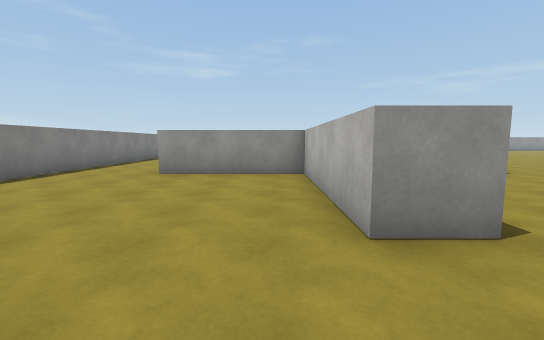
[1] (above)

24 first-person views from a walk through a 3-D level made in the Unity game engine. The camera is 1.5 m above the floor, tilts 6° down and sees 90° across. The floor is counted in squares, 2 m on a side. Each view is taken from the middle of a square. On the plan, view 1 faces up. The plan holds only what a view shows up to about 10 squares ahead; the rest is blank. The place goes on beyond the plan. Surface patterns are stand-ins for the level's own textures.

[2]
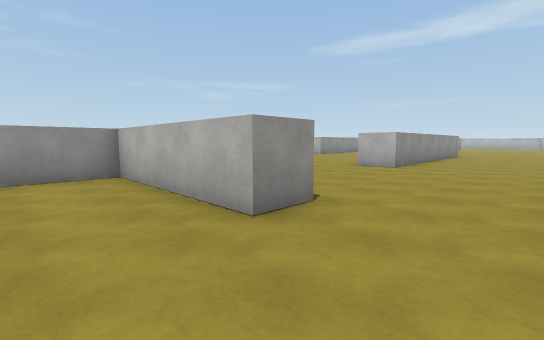

[3]
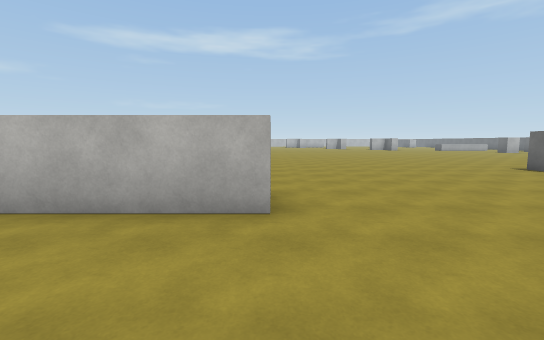

[4]
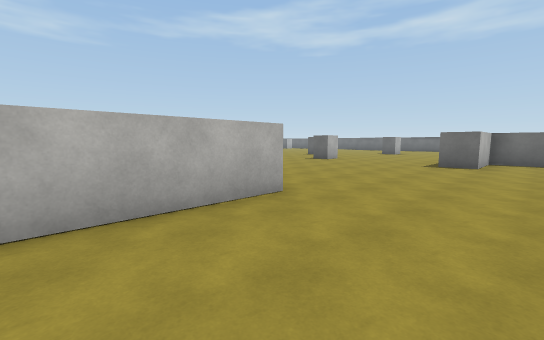

[5]
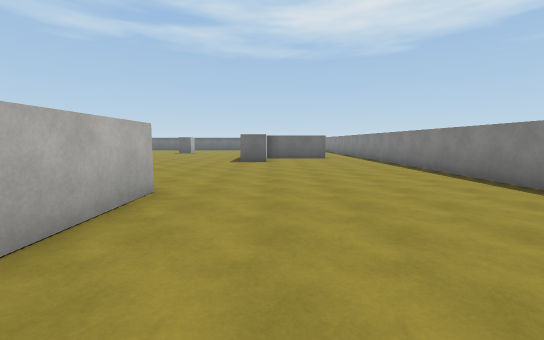

[6]
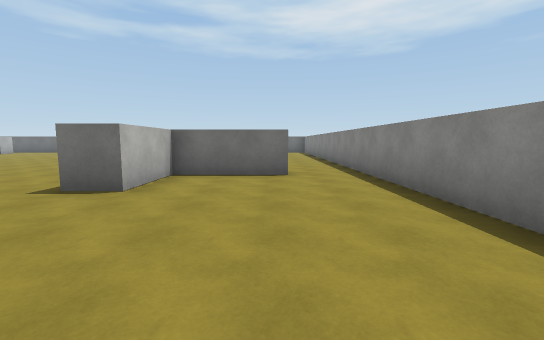

[7]
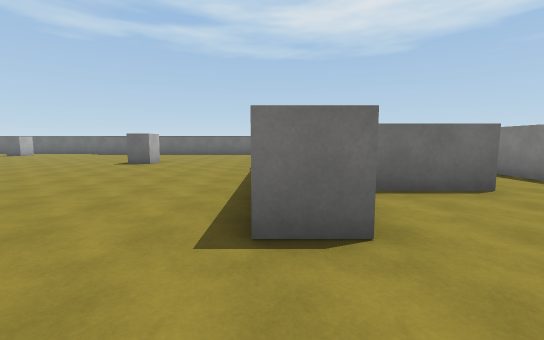

[8]
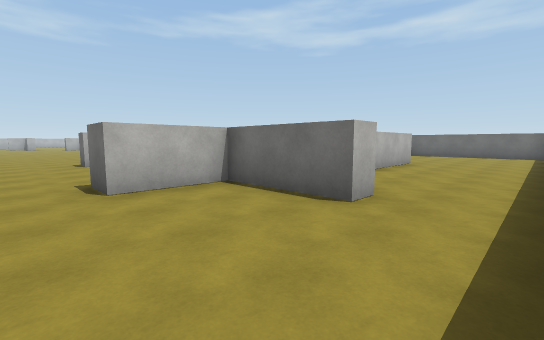

[9]
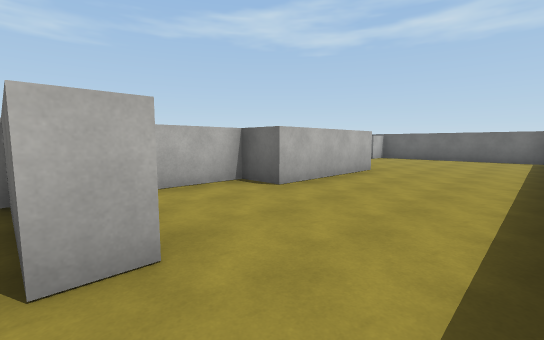

[10]
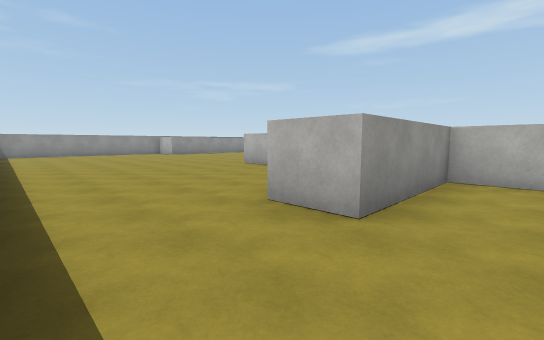

[11]
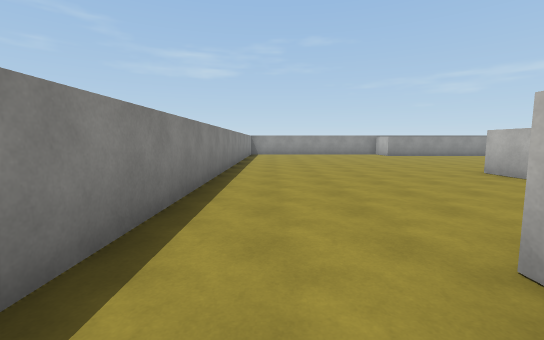

[12]
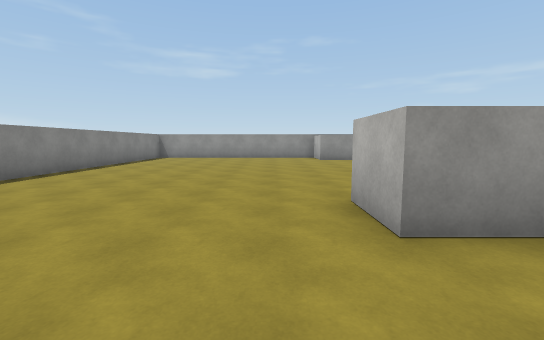

[13]
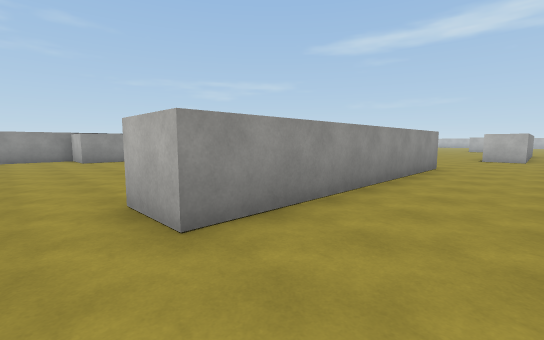

[14]
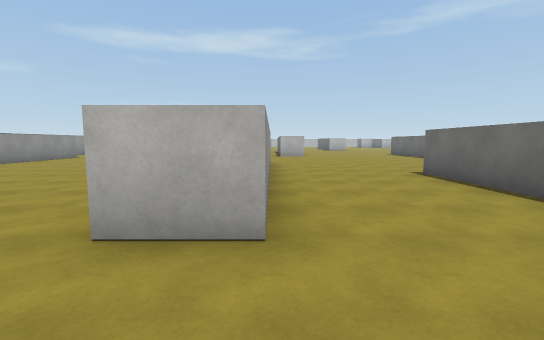

[15]
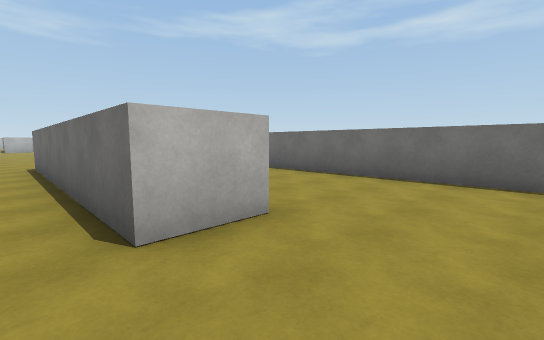

[16]
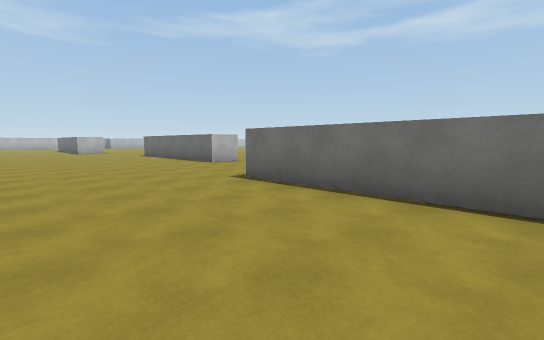

[17]
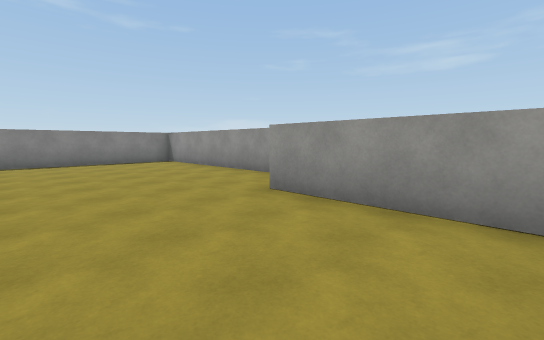

[18]
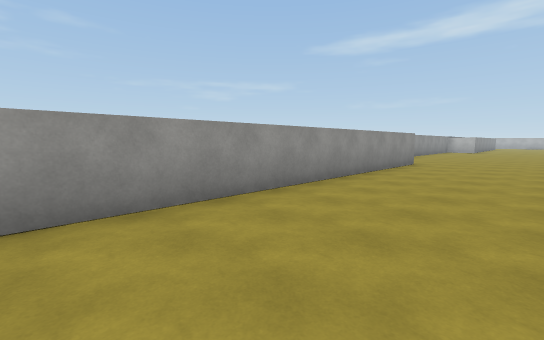

[19]
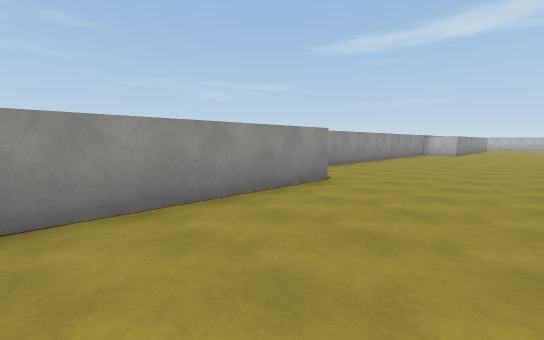

[20]
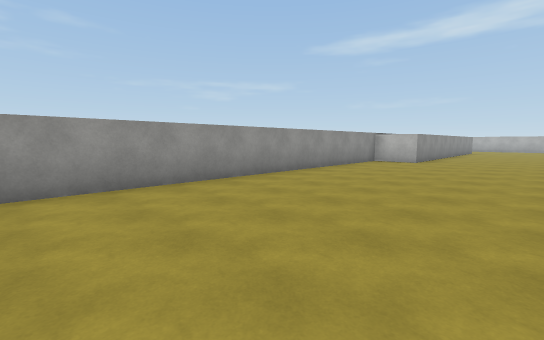

[21]
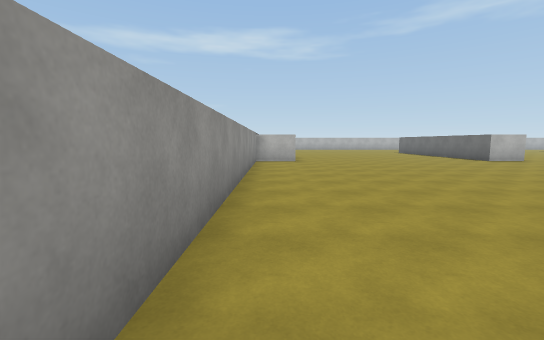

[22]
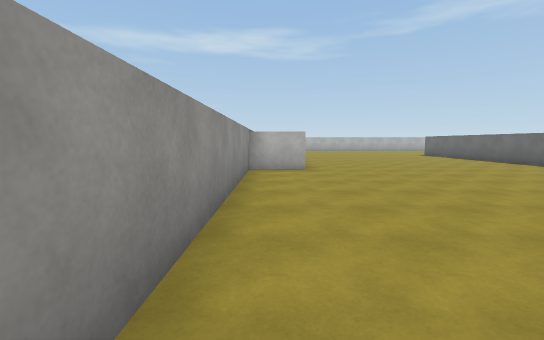

[23]
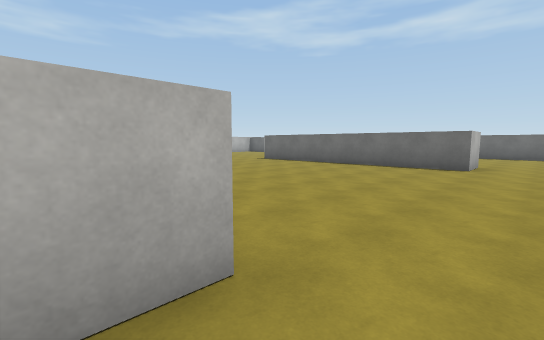

[24]
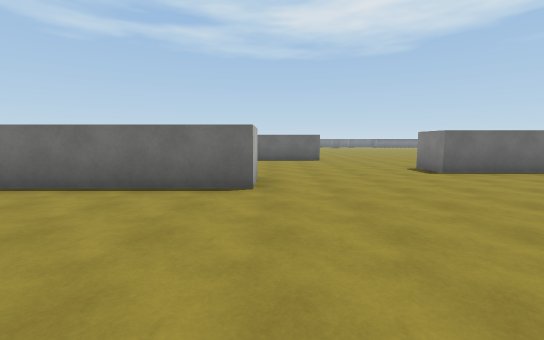

### Floor plan
Points are (right, up) in squares from view 1. A wall is a line through its corners. A room is listed if a view was taken in it or the views show most of it. See-through windows are left out.
Room 1 (views 1, 2, 3, 4, 5, 6, 7, 8, 9, 10, 11)
walls: (10.2, 3) (6.9, 3) (6.9, 4.1); (1.9, 2) (0.7, 2) (0.7, 6.2) (-2.6, 6.2); (-3.4, -6.8) (-3.4, -6) (-0.8, -6) (-0.8, -4) (0.2, -4); (-1.8, -13) (-1.8, -9.4) (-0.8, -9.4) (-0.8, -7.6); (7.5, 11) (1, 11); (-1.1, 7.5) (5.4, 7.5); (-5.2, 1.9) (-5.2, -10); (-5.2, 6.6) (-5.2, 5.1); (-5, -18.4) (-3.1, -18.4)
ways out: opening at (-2, 8.4) to room 2; opening at (10, 10) to room 2; opening at (19.5, 7.8) to room 2
objects: block (4, -11); block (5, -5)
Room 2 (views 12, 13, 14, 15, 16, 17, 18, 19, 20, 21, 22, 23, 24)
walls: (8.5, 11) (7.5, 11); (11.6, 20) (2, 20) (2, 21.2); (12.5, 9.4) (12.5, 10.6); (16.5, 10.6) (18.9, 10.6) (18.9, 9.4); (1, 11) (1, 12.4) (8.5, 12.4); (1.6, 21.6) (-4.6, 21.6); (23.2, 11.4) (23.2, 12.8) (27.5, 12.8); (24.1, 20) (23.2, 20) (23.2, 21.6) (12.9, 21.6); (-2.6, 6.2) (-2.6, 7.5); (-5.2, 21) (-5.2, 6.6)
ways out: opening at (-2, 8.4) to room 1; opening at (10, 10) to room 1; opening at (19.5, 7.8) to room 1

Where each view was taken, in squares from view 1:
view 1: 0 up, 0 right, facing up
view 2: 0 up, 1 left, facing up-right
view 3: 2 up, 2 left, facing right
view 4: 5 up, 2 left, facing down-right
view 5: 6 up, 1 left, facing down
view 6: 0 up, 3 left, facing down
view 7: 2 down, 0 right, facing down
view 8: 3 down, 5 left, facing down-right
view 9: 6 down, 5 left, facing down-right
view 10: 5 up, 5 left, facing up-right
view 11: 6 up, 4 left, facing up
view 12: 9 up, 0 right, facing up
view 13: 9 up, 0 right, facing up-right
view 14: 11 up, 1 left, facing right
view 15: 13 up, 1 left, facing down-right
view 16: 16 up, 4 right, facing down-right
view 17: 17 up, 5 right, facing up-left
view 18: 17 up, 2 right, facing up-right
view 19: 17 up, 7 right, facing up-right
view 20: 17 up, 13 right, facing up-right
view 21: 21 up, 13 right, facing right
view 22: 21 up, 16 right, facing right
view 23: 21 up, 22 right, facing down-right
view 24: 17 up, 23 right, facing down
